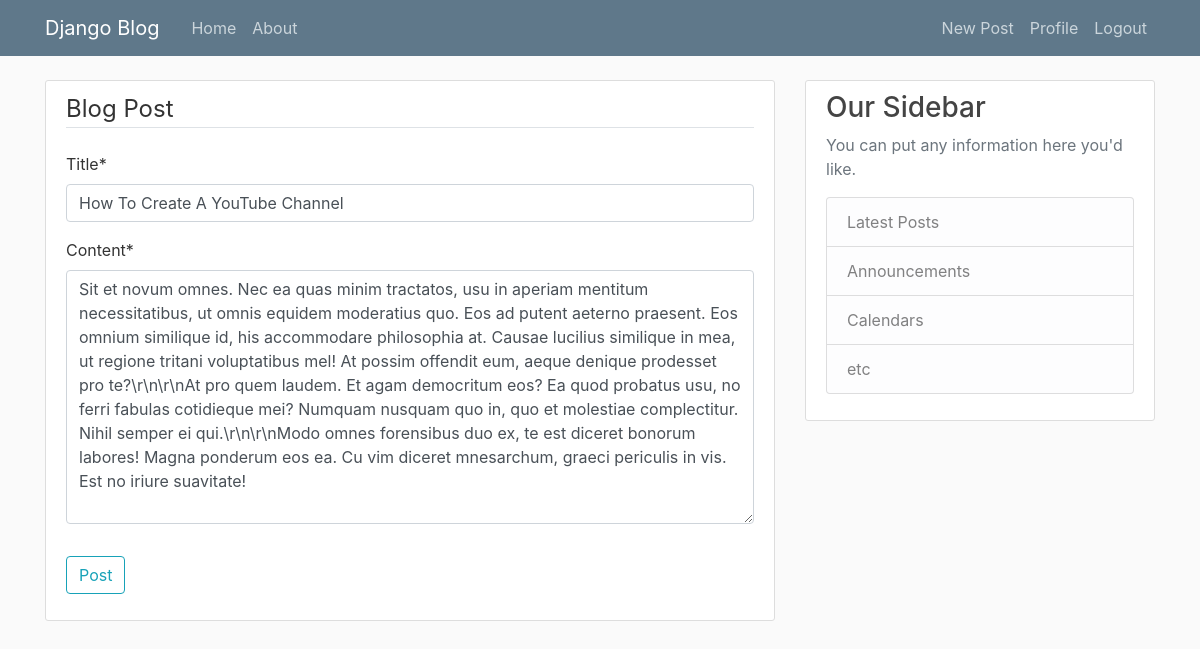
/post/9/update/ (signed in), run on the app's committed database.
### blog/models.py (models this page shows, shortened)
class Post(models.Model):
	title=models.CharField(max_length=100)
	content=models.TextField()
	date_posted=models.DateTimeField(default=timezone.now)
	author=models.ForeignKey(User, on_delete=models.CASCADE)

### blog/views.py (the view, shortened to what this page needs)
# urls.py: path('post/<int:pk>/update/', PostUpdateView.as_view(), name='post-update'),
class PostUpdateView(LoginRequiredMixin, UserPassesTestMixin, UpdateView):
    model = Post
    fields = ['title', 'content']
    def test_func(self):
        post = self.get_object()
        if self.request.user == post.author:
            return True
        return False

### blog/templates/blog/post_form.html (shortened to what this page needs)
{% extends "blog/base.html" %}
{% load crispy_forms_tags %}
{% block content %}
	<div class='content-section'>
		<form method="POST">
			<fieldset class="form-group">
				<legend class="border-bottom mb-4"> Blog Post</legend>
				{{ form|crispy }}
			</fieldset>
			<div class="form-group">
				<button class="btn btn-outline-info" type="submit"> Post</button>
			</div>
		</form>
	</div>
{% endblock content %}

### blog/templates/blog/base.html (shortened to what this page needs)
{% load static %}
<!DOCTYPE html>
<html>
<head>
    <link rel="stylesheet" href="https://maxcdn.bootstrapcdn.com/bootstrap/4.0.0/css/bootstrap.min.css">
    <link rel="stylesheet" type="text/css" href="{% static 'blog/main.css' %}">
</head>
<body>
    <header class="site-header">
      <nav class="navbar navbar-expand-md navbar-dark bg-steel fixed-top">
        <div class="container">
          <a class="navbar-brand mr-4" href="{% url 'blog-home' %}">Django Blog</a>
          <div class="collapse navbar-collapse" id="navbarToggle">
            <div class="navbar-nav mr-auto">
              <a class="nav-item nav-link" href="{% url 'blog-home' %}">Home</a>
              <a class="nav-item nav-link" href="{% url 'blog-about' %}">About</a>
            </div>
            <div class="navbar-nav">
              {% if user.is_authenticated %}
              <a class="nav-item nav-link" href="{% url 'post-create' %}">New Post</a>
              <a class="nav-item nav-link" href="{% url 'profile' %}">Profile</a>
                <a class="nav-item nav-link" href="{% url 'logout' %}">Logout</a>
              {% else %}
                <a class="nav-item nav-link" href="{% url 'login' %}">Login</a>
                <a class="nav-item nav-link" href="{% url 'register' %}">Register</a>
              {% endif %}
            </div>
          </div>
        </div>
      </nav>
    </header>
    <main role="main" class="container">
      <div class="row">
        <div class="col-md-8">
          {% block content %}{% endblock %}
        </div>
        <div class="col-md-4">
          <div class="content-section">
            <h3>Our Sidebar</h3>
            <p class='text-muted'>You can put any information here you'd like.
              <ul class="list-group">
                <li class="list-group-item list-group-item-light">Latest Posts</li>
                <li class="list-group-item list-group-item-light">Announcements</li>
                <li class="list-group-item list-group-item-light">Calendars</li>
                <li class="list-group-item list-group-item-light">etc</li>
              </ul>
            </p>
          </div>
        </div>
      </div>
    </main>
</body>
</html>

### blog/static/blog/main.css (style rules this page uses)
body { background: #fafafa; color: #333333; margin-top: 5rem; }
h1, h2, h3, h4, h5, h6 { color: #444444; }
ul { margin: 0; }
.bg-steel { background-color: #5f788a; }
.site-header .navbar-nav .nav-link { color: #cbd5db; }
.content-section { background: #ffffff; padding: 10px 20px; border: 1px solid #dddddd; border-radius: 3px; margin-bottom: 20px; }

### data on the page
Post: title "How To Create A YouTube Channel", content "Sit et novum omnes. Nec ea quas minim tractatos, usu in aperiam mentitum necessitatibus, ut omnis equidem moderatius quo. Eos ad putent aeterno praesent. Eos omnium similique id, his accommodare philosophia at. Causae lucilius similique in mea, ut regione tritani voluptatibus mel! At possim offendit eum, aeque denique prodesset pro te?\\r\\n\\r\\nAt pro quem laudem. Et agam democritum eos? Ea quod probatus usu, no ferri fabulas cotidieque mei? Numquam nusquam quo in, quo et molestiae complectitur. Nihil semper ei qui.\\r\\n\\r\\nModo omnes forensibus duo ex, te est diceret bonorum labores! Magna ponderum eos ea. Cu vim diceret mnesarchum, graeci periculis in vis. Est no iriure suavitate!"
